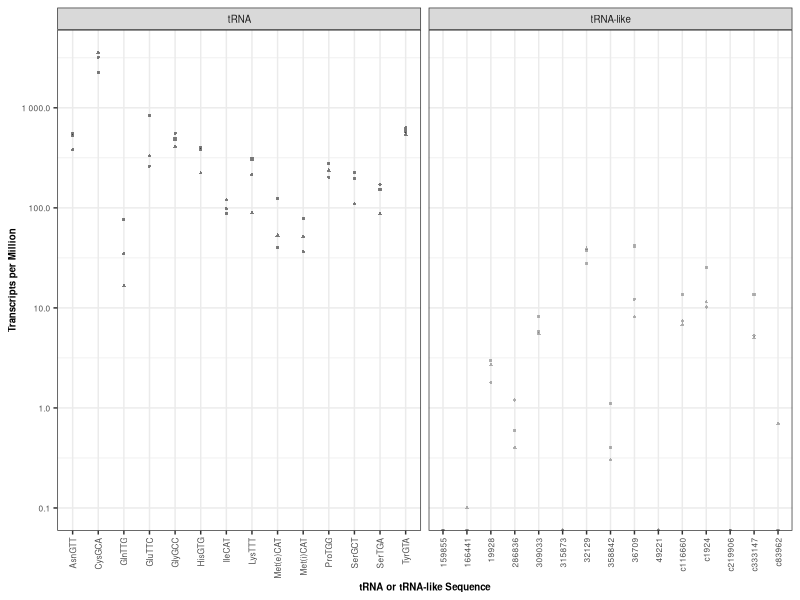
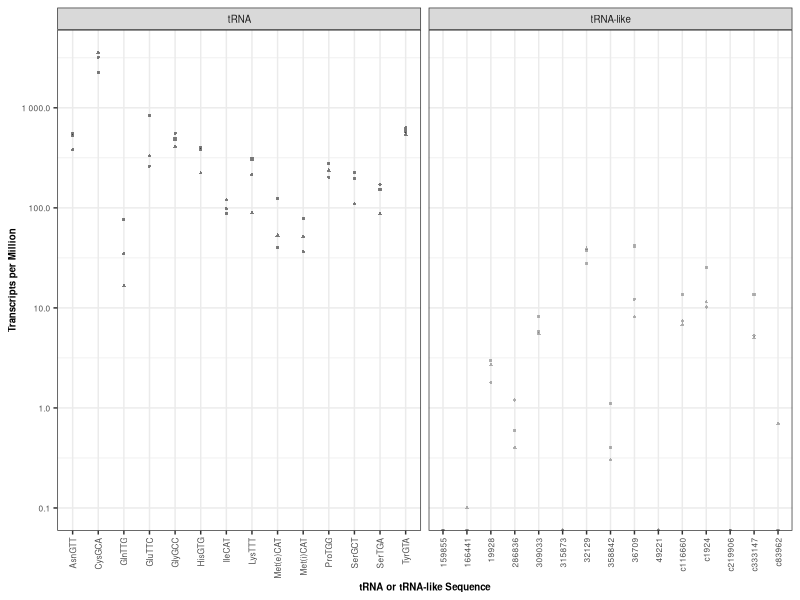

Source code (R) for these figures, in order:
library(tidyverse)
library(scales)

tpm_data = read.csv("t-element_vs_mito_tpms.csv")

ggplot(data=tpm_data, aes(x=Ref_tRNA, y=TPM,0.1, shape=as.factor(Rep), color=Type)) +
  geom_point(alpha=0.5, size=0.75) +
  facet_wrap(~Type, scales = "free_x") +
  theme_bw() +
  xlab("tRNA or tRNA-like Sequence") +
  ylab("Transcripts per Million") +
  theme(legend.position = "none", axis.title=element_text(size=7, face="bold"), axis.text.x = element_text(angle = 90, vjust = 0.5, hjust=1, size=6), axis.text.y=element_text(size=6), strip.text = element_text(size = 7)) +
  scale_color_manual(values=c("black", "gray40")) +
  scale_y_log10(labels = label_number())

ggsave("t-element_vs_mito_tpms.pdf", width=3.25, height=2.25)